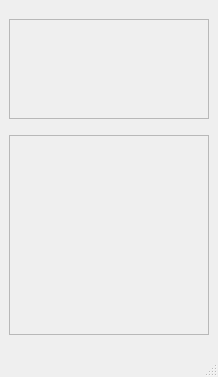
<?xml version="1.0" encoding="UTF-8"?>
<ui version="4.0">
 <class>MainWindow</class>
 <widget class="QMainWindow" name="MainWindow">
  <property name="geometry">
   <rect>
    <x>0</x>
    <y>0</y>
    <width>218</width>
    <height>377</height>
   </rect>
  </property>
  <property name="windowTitle">
   <string>MainWindow</string>
  </property>
  <widget class="QWidget" name="centralwidget">
   <layout class="QVBoxLayout" name="verticalLayout">
    <item>
     <widget class="TopFrame" name="frame_Top">
      <property name="sizePolicy">
       <sizepolicy hsizetype="Fixed" vsizetype="Fixed">
        <horstretch>0</horstretch>
        <verstretch>0</verstretch>
       </sizepolicy>
      </property>
      <property name="minimumSize">
       <size>
        <width>200</width>
        <height>100</height>
       </size>
      </property>
      <property name="maximumSize">
       <size>
        <width>200</width>
        <height>100</height>
       </size>
      </property>
      <property name="frameShape">
       <enum>QFrame::StyledPanel</enum>
      </property>
      <property name="frameShadow">
       <enum>QFrame::Raised</enum>
      </property>
     </widget>
    </item>
    <item>
     <widget class="BoardWidget" name="frame_Board">
      <property name="sizePolicy">
       <sizepolicy hsizetype="Fixed" vsizetype="Fixed">
        <horstretch>0</horstretch>
        <verstretch>0</verstretch>
       </sizepolicy>
      </property>
      <property name="minimumSize">
       <size>
        <width>200</width>
        <height>200</height>
       </size>
      </property>
      <property name="maximumSize">
       <size>
        <width>200</width>
        <height>200</height>
       </size>
      </property>
      <property name="frameShape">
       <enum>QFrame::StyledPanel</enum>
      </property>
      <property name="frameShadow">
       <enum>QFrame::Raised</enum>
      </property>
     </widget>
    </item>
   </layout>
  </widget>
  <widget class="QMenuBar" name="menubar">
   <property name="geometry">
    <rect>
     <x>0</x>
     <y>0</y>
     <width>218</width>
     <height>27</height>
    </rect>
   </property>
  </widget>
  <widget class="QStatusBar" name="statusbar"/>
 </widget>
 <customwidgets>
  <customwidget>
   <class>TopFrame</class>
   <extends>QFrame</extends>
   <header>widget/TopFrame</header>
   <container>1</container>
  </customwidget>
  <customwidget>
   <class>BoardWidget</class>
   <extends>QFrame</extends>
   <header>widget/BoardFrame</header>
   <container>1</container>
  </customwidget>
 </customwidgets>
 <resources/>
 <connections/>
</ui>
